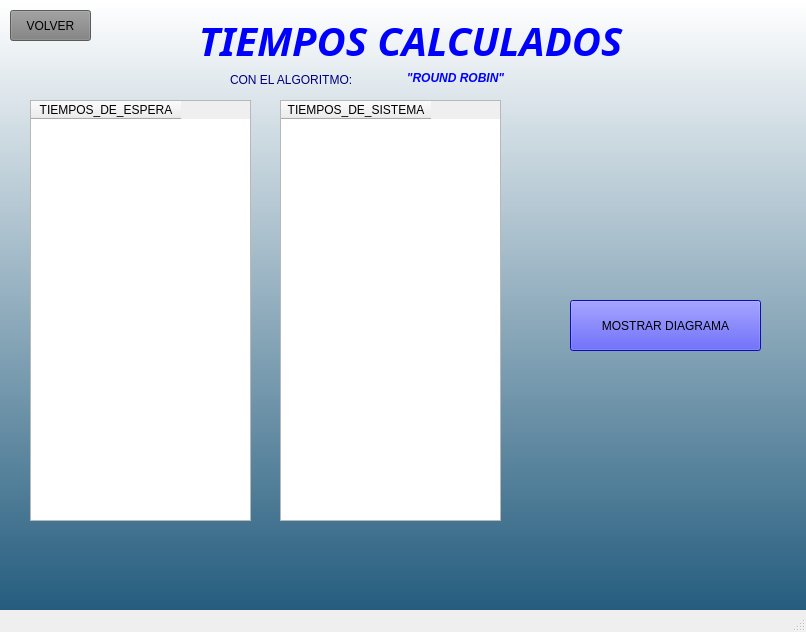
<?xml version="1.0" encoding="UTF-8"?>
<ui version="4.0">
 <class>MainWindow</class>
 <widget class="QMainWindow" name="MainWindow">
  <property name="geometry">
   <rect>
    <x>0</x>
    <y>0</y>
    <width>806</width>
    <height>632</height>
   </rect>
  </property>
  <property name="windowTitle">
   <string>MainWindow</string>
  </property>
  <property name="styleSheet">
   <string notr="true">QWidget#centralwidget{
background-color: qlineargradient(spread:repeat, x1:1, y1:1, x2:1, y2:0, stop:0 rgba(37, 93, 126, 255), stop:1 rgba(255, 255, 255, 255));}</string>
  </property>
  <widget class="QWidget" name="centralwidget">
   <widget class="QLabel" name="titulo_ventana">
    <property name="geometry">
     <rect>
      <x>160</x>
      <y>10</y>
      <width>501</width>
      <height>61</height>
     </rect>
    </property>
    <property name="sizePolicy">
     <sizepolicy hsizetype="Ignored" vsizetype="Preferred">
      <horstretch>0</horstretch>
      <verstretch>0</verstretch>
     </sizepolicy>
    </property>
    <property name="font">
     <font>
      <family>Arial Rounded MT</family>
      <pointsize>30</pointsize>
      <italic>false</italic>
      <bold>true</bold>
     </font>
    </property>
    <property name="toolTip">
     <string>&lt;html&gt;&lt;head/&gt;&lt;body&gt;&lt;p align=&quot;center&quot;&gt;&lt;br/&gt;&lt;/p&gt;&lt;/body&gt;&lt;/html&gt;</string>
    </property>
    <property name="whatsThis">
     <string>&lt;html&gt;&lt;head/&gt;&lt;body&gt;&lt;p align=&quot;center&quot;&gt;&lt;br/&gt;&lt;/p&gt;&lt;/body&gt;&lt;/html&gt;</string>
    </property>
    <property name="styleSheet">
     <string notr="true">font: 700 30pt &quot;Arial Rounded MT&quot;;
color:Blue</string>
    </property>
    <property name="text">
     <string>&lt;html&gt;&lt;head/&gt;&lt;body&gt;&lt;p align=&quot;center&quot;&gt;&lt;span style=&quot; font-style:italic;&quot;&gt;TIEMPOS CALCULADOS&lt;/span&gt;&lt;/p&gt;&lt;/body&gt;&lt;/html&gt;</string>
    </property>
   </widget>
   <widget class="QPushButton" name="boton_volver">
    <property name="geometry">
     <rect>
      <x>10</x>
      <y>10</y>
      <width>81</width>
      <height>31</height>
     </rect>
    </property>
    <property name="styleSheet">
     <string notr="true">background-color: rgb(127, 127, 127);</string>
    </property>
    <property name="text">
     <string>VOLVER</string>
    </property>
   </widget>
   <widget class="QPushButton" name="boton_mostrar_diagrama">
    <property name="enabled">
     <bool>true</bool>
    </property>
    <property name="geometry">
     <rect>
      <x>570</x>
      <y>300</y>
      <width>191</width>
      <height>51</height>
     </rect>
    </property>
    <property name="styleSheet">
     <string notr="true">background-color: rgb(20, 20, 255);
font: 700 12pt &quot;Arial Rounded MT&quot;;</string>
    </property>
    <property name="text">
     <string>MOSTRAR DIAGRAMA</string>
    </property>
   </widget>
   <widget class="QLabel" name="label">
    <property name="geometry">
     <rect>
      <x>230</x>
      <y>70</y>
      <width>151</width>
      <height>20</height>
     </rect>
    </property>
    <property name="styleSheet">
     <string notr="true">color: rgb(0, 0, 127);
font: 700 10pt &quot;Arial Rounded MT&quot;;</string>
    </property>
    <property name="text">
     <string>CON EL ALGORITMO:</string>
    </property>
   </widget>
   <widget class="QLabel" name="label_algoritmo_escogido">
    <property name="geometry">
     <rect>
      <x>370</x>
      <y>70</y>
      <width>171</width>
      <height>16</height>
     </rect>
    </property>
    <property name="styleSheet">
     <string notr="true">color: rgb(0, 0, 255);
font: 12pt &quot;Algerian&quot;;</string>
    </property>
    <property name="text">
     <string>&lt;html&gt;&lt;head/&gt;&lt;body&gt;&lt;p align=&quot;center&quot;&gt;&lt;span style=&quot; font-weight:700; font-style:italic;&quot;&gt;&amp;quot;ROUND ROBIN&amp;quot;&lt;/span&gt;&lt;/p&gt;&lt;/body&gt;&lt;/html&gt;</string>
    </property>
   </widget>
   <widget class="QTableWidget" name="tabla_tiempos_espera">
    <property name="geometry">
     <rect>
      <x>30</x>
      <y>100</y>
      <width>221</width>
      <height>421</height>
     </rect>
    </property>
    <attribute name="horizontalHeaderMinimumSectionSize">
     <number>32</number>
    </attribute>
    <attribute name="horizontalHeaderDefaultSectionSize">
     <number>150</number>
    </attribute>
    <attribute name="verticalHeaderDefaultSectionSize">
     <number>35</number>
    </attribute>
    <column>
     <property name="text">
      <string>TIEMPOS_DE_ESPERA</string>
     </property>
    </column>
   </widget>
   <widget class="QTableWidget" name="tabla_tiempos_sistema">
    <property name="geometry">
     <rect>
      <x>280</x>
      <y>100</y>
      <width>221</width>
      <height>421</height>
     </rect>
    </property>
    <attribute name="horizontalHeaderMinimumSectionSize">
     <number>32</number>
    </attribute>
    <attribute name="horizontalHeaderDefaultSectionSize">
     <number>150</number>
    </attribute>
    <attribute name="verticalHeaderDefaultSectionSize">
     <number>35</number>
    </attribute>
    <column>
     <property name="text">
      <string>TIEMPOS_DE_SISTEMA</string>
     </property>
    </column>
   </widget>
   <widget class="QLabel" name="imagen_pulgar">
    <property name="geometry">
     <rect>
      <x>580</x>
      <y>130</y>
      <width>161</width>
      <height>151</height>
     </rect>
    </property>
    <property name="styleSheet">
     <string notr="true">image: url(:/icono/icono+pulgar.png);</string>
    </property>
    <property name="text">
     <string/>
    </property>
   </widget>
  </widget>
  <widget class="QMenuBar" name="menubar">
   <property name="geometry">
    <rect>
     <x>0</x>
     <y>0</y>
     <width>806</width>
     <height>33</height>
    </rect>
   </property>
  </widget>
  <widget class="QStatusBar" name="statusbar"/>
 </widget>
 <resources>
  <include location="imagenes/imagenes.qrc"/>
 </resources>
 <connections/>
</ui>
